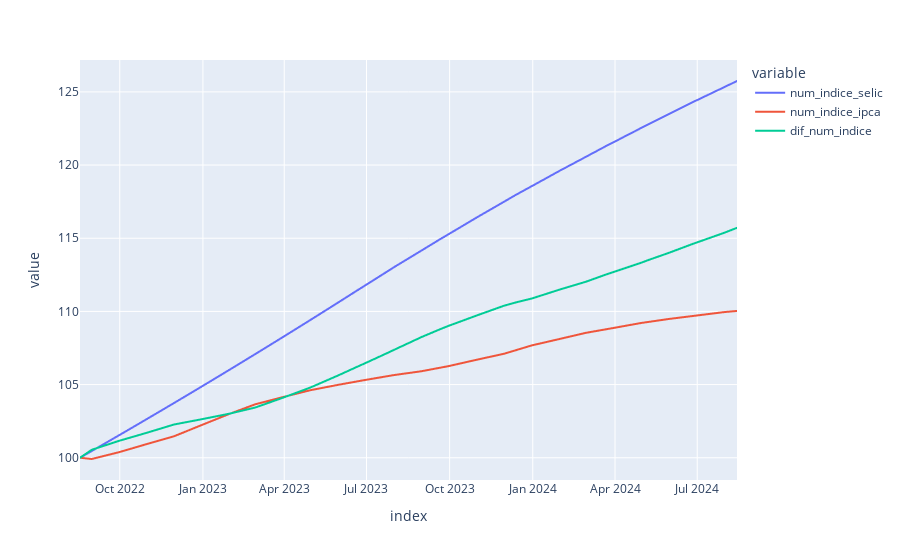

The notebook cell saved with this chart:
### Code cell
# Gráfico iterativo utilizando o plotly
fig=px.line(df_juros_real,x=df_juros_real.index,y=['num_indice_selic','num_indice_ipca','dif_num_indice'])
# Gerando arquivo com o resultado
# plotly.offline.plot(fig, show_link = True,filename=f'./output/IPCA_forcast.html')
fig.show()

### Figure 1 — Plotly figure (JSON) as saved in the notebook; plotly's stock layout.template omitted (floating-point values rounded to 4 significant figures; data arrays with more than 128 entries replaced by an {"elided": "..."} marker saying what was removed)
{"data": [{"hovertemplate": "variable=num_indice_selic<br>index=%{x}<br>value=%{y}<extra></extra>", "legendgroup": "num_indice_selic", "line": {"color": "#636efa", "dash": "solid"}, "marker": {"symbol": "circle"}, "mode": "lines", "name": "num_indice_selic", "showlegend": true, "type": "scattergl", "x": {"elided": "728 str values"}, "xaxis": "x", "y": {"elided": "728 float values"}, "yaxis": "y"}, {"hovertemplate": "variable=num_indice_ipca<br>index=%{x}<br>value=%{y}<extra></extra>", "legendgroup": "num_indice_ipca", "line": {"color": "#EF553B", "dash": "solid"}, "marker": {"symbol": "circle"}, "mode": "lines", "name": "num_indice_ipca", "showlegend": true, "type": "scattergl", "x": {"elided": "728 str values"}, "xaxis": "x", "y": {"elided": "728 float values"}, "yaxis": "y"}, {"hovertemplate": "variable=dif_num_indice<br>index=%{x}<br>value=%{y}<extra></extra>", "legendgroup": "dif_num_indice", "line": {"color": "#00cc96", "dash": "solid"}, "marker": {"symbol": "circle"}, "mode": "lines", "name": "dif_num_indice", "showlegend": true, "type": "scattergl", "x": {"elided": "728 str values"}, "xaxis": "x", "y": {"elided": "728 float values"}, "yaxis": "y"}], "layout": {"legend": {"title": {"text": "variable"}, "tracegroupgap": 0}, "margin": {"t": 60}, "xaxis": {"anchor": "y", "domain": [0, 1], "title": {"text": "index"}}, "yaxis": {"anchor": "x", "domain": [0, 1], "title": {"text": "value"}}}}
